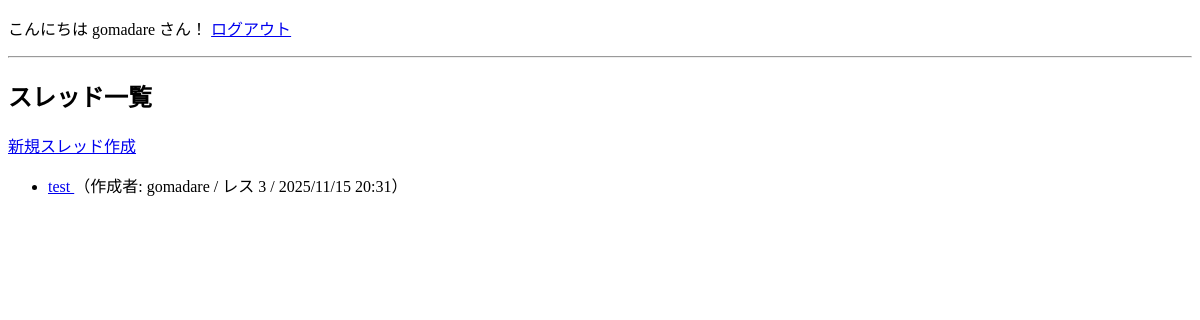
The app's page / (signed in), older data.
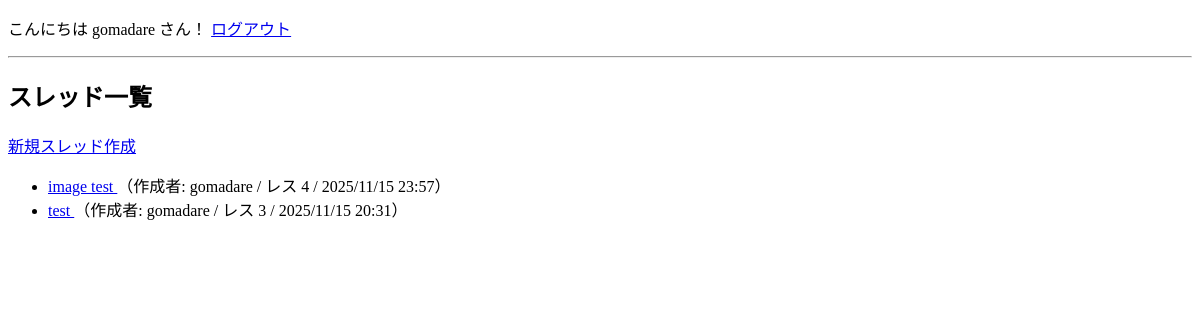
The same page, newer data.
### core/models.py (models this page shows, shortened)
class Thread(models.Model):
    title = models.CharField(max_length=200)
    created_by = models.ForeignKey(User, on_delete=models.CASCADE)
    created_at = models.DateTimeField(auto_now_add=True)

### core/views.py (the view)
# urls.py: path('', views.thread_list, name='thread_list'),
@login_required
def thread_list(request):
    threads = Thread.objects.all().order_by('-created_at')
    return render(request, 'core/index.html', {  # ★ index.html をスレ一覧に使う
        'threads': threads
    })

### core/templates/core/index.html (shortened to what this page needs)
{% extends 'core/base.html' %}
{% block content %}
<h2>スレッド一覧</h2>
<a href="{% url 'thread_new' %}">新規スレッド作成</a>
<ul>
  {% for thread in threads %}
    <li>
      <a href="{% url 'thread_detail' thread.id %}">
        {{ thread.title }}
      </a>
      （作成者: {{ thread.created_by.username }}
       / レス {{ thread.posts.count }}
       / {{ thread.created_at|date:"Y/m/d H:i" }}）
    </li>
  {% empty %}
    <li>まだスレッドがありません。</li>
  {% endfor %}
</ul>
{% endblock %}

### core/templates/core/base.html (shortened to what this page needs)
{% load static %}
<!DOCTYPE html>
<html>
<head>
    <link rel="stylesheet" href="{% static 'core/style.css' %}?v={{ now }}">
</head>
<body class="{% block body_class %}{% endblock %}">
{% if user.is_authenticated %}
  <p>こんにちは {{ user.username }} さん！
  <a href="#" onclick="document.getElementById('logout-form').submit(); return false;">
     ログアウト
   </a>
  </p>
{% else %}
  <a href="{% url 'login' %}">ログイン</a> |
  <a href="{% url 'signup' %}">新規登録</a>
{% endif %}
<hr>
{% block content %}{% endblock %}
</body>
</html>

Row changes from the older to the newer data that the page shows:
added Thread: title "image test", created_by.username "gomadare", posts.count "4", created_at "2025/11/15 23:57"
